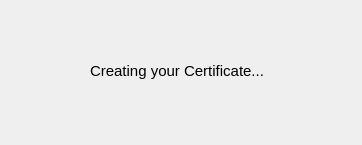
<?xml version="1.0" encoding="UTF-8"?>
<ui version="4.0">
 <class>create_cretificate_dialog</class>
 <widget class="QDialog" name="create_cretificate_dialog">
  <property name="geometry">
   <rect>
    <x>0</x>
    <y>0</y>
    <width>362</width>
    <height>145</height>
   </rect>
  </property>
  <property name="windowTitle">
   <string>Creating Certificate</string>
  </property>
  <widget class="QLabel" name="label">
   <property name="geometry">
    <rect>
     <x>90</x>
     <y>50</y>
     <width>181</width>
     <height>41</height>
    </rect>
   </property>
   <property name="font">
    <font>
     <pointsize>11</pointsize>
    </font>
   </property>
   <property name="text">
    <string>Creating your Certificate...</string>
   </property>
  </widget>
 </widget>
 <resources/>
 <connections/>
</ui>
